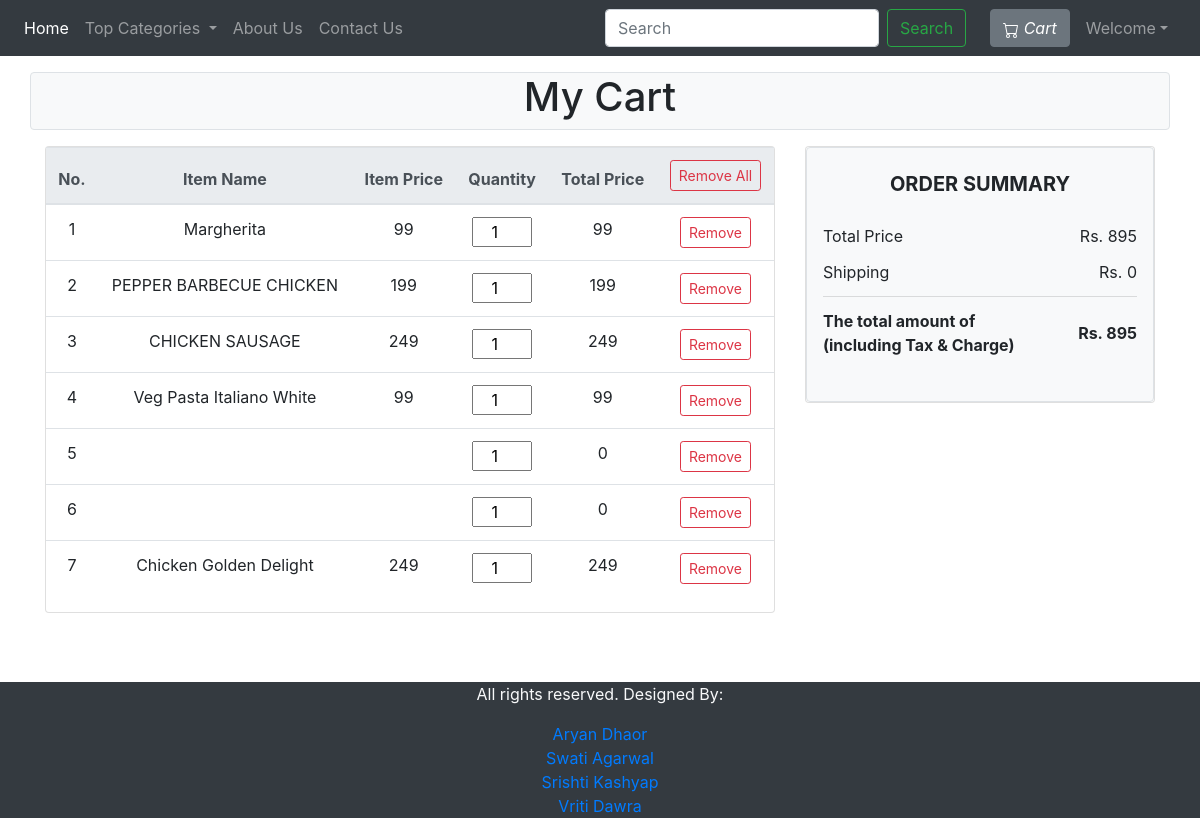
The page /viewCart.php (signed in) on the database its author committed.
### tables this page shows
CREATE TABLE `viewcart` (
  `cartItemId` int(11) NOT NULL,
  `pizzaId` int(11) NOT NULL,
  `itemQuantity` int(100) NOT NULL,
  `userId` int(11) NOT NULL,
  `addedDate` datetime NOT NULL DEFAULT current_timestamp()
);

CREATE TABLE `pizza` (
  `pizzaId` int(12) NOT NULL,
  `pizzaName` varchar(255) NOT NULL,
  `pizzaPrice` int(12) NOT NULL,
  `pizzaDesc` text NOT NULL,
  `pizzaCategorieId` int(12) NOT NULL,
  `pizzaPubDate` datetime NOT NULL DEFAULT current_timestamp()
);

### viewCart.php (the view, shortened to what this page needs)
<!doctype html>
<html lang="en">
<head>
    <link rel="stylesheet" href="https://stackpath.bootstrapcdn.com/bootstrap/4.4.1/css/bootstrap.min.css">
    <link rel="stylesheet" href="https://use.fontawesome.com/releases/v5.8.2/css/all.css">
</head>
<body>
    <?php include 'partials/_dbconnect.php';?>
    <?php require 'partials/_nav.php' ?>
    <?php
    if($loggedin){
     ?>
    <div class="container" id="cont">
        <div class="row">
            <div class="col-lg-12 text-center border rounded bg-light my-3">
                <h1>My Cart</h1>
            </div>
            <div class="col-lg-8">
                <div class="card wish-list mb-3">
                    <table class="table text-center">
                        <thead class="thead-light">
                            <tr>
                                <th scope="col">No.</th>
                                <th scope="col">Item Name</th>
                                <th scope="col">Item Price</th>
                                <th scope="col">Quantity</th>
                                <th scope="col">Total Price</th>
                                <th scope="col">
                                    <form action="partials/_manageCart.php" method="POST">
                                        <button name="removeAllItem" class="btn btn-sm btn-outline-danger">Remove All</button>
                                        <input type="hidden" name="userId" value="<?php $userId = $_SESSION['userId']; echo $userId ?>">
                                    </form>
                                </th>
                            </tr>
                        </thead>
                        <tbody>
                        <?php
                                $sql = "SELECT * FROM `viewcart` WHERE `userId`= $userId";
                                $result = mysqli_query($conn, $sql);
                                $counter = 0;
                                $totalPrice = 0;
                                while($row = mysqli_fetch_assoc($result)){
                                    $pizzaId = $row['pizzaId'];
                                    $Quantity = $row['itemQuantity'];
                                    $mysql = "SELECT * FROM `pizza` WHERE pizzaId = $pizzaId";
                                    $myresult = mysqli_query($conn, $mysql);
                                    $myrow = mysqli_fetch_assoc($myresult);
                                    $pizzaName = $myrow['pizzaName'];
                                    $pizzaPrice = $myrow['pizzaPrice'];
                                    $total = $pizzaPrice * $Quantity;
                                    $counter++;
                                    $totalPrice = $totalPrice + $total;
                                    echo '<tr>
                                            <td>' . $counter . '</td>
                                            <td>' . $pizzaName . '</td>
                                            <td>' . $pizzaPrice . '</td>
                                            <td>
                                                <form id="frm' . $pizzaId . '">
                                                    <input type="hidden" name="pizzaId" value="' . $pizzaId . '">
                                                    <input type="number" name="quantity" value="' . $Quantity . '" class="text-center" onchange="updateCart(' . $pizzaId . ')" onkeyup="return false" style="width:60px" min=1 oninput="check(this)" onClick="this.select();">
                                                </form>
                                            </td>
                                            <td>' . $total . '</td>
                                            <td>
                                                <form action="partials/_manageCart.php" method="POST">
                                                    <button name="removeItem" class="btn btn-sm btn-outline-danger">Remove</button>
                                                    <input type="hidden" name="itemId" value="'.$pizzaId. '">
                                                </form>
                                            </td>
                                        </tr>';
                                }
                            ?>
                        </tbody>
                    </table>
                </div>
            </div>
            <div class="col-lg-4">
                <div class="card wish-list mb-3">
                    <div class="pt-4 border bg-light rounded p-3">
                        <h5 class="mb-3 text-uppercase font-weight-bold text-center">Order summary</h5>
                        <ul class="list-group list-group-flush">
                            <li class="list-group-item d-flex justify-content-between align-items-center border-0 px-0 pb-0 bg-light">Total Price<span>Rs. <?php echo $totalPrice ?></span></li>
                            <li class="list-group-item d-flex justify-content-between align-items-center px-0 bg-light">Shipping<span>Rs. 0</span></li>
                            <li class="list-group-item d-flex justify-content-between align-items-center border-0 px-0 mb-3 bg-light">
                                <div>
                                    <strong>The total amount of</strong>
                                    <strong><p class="mb-0">(including Tax & Charge)</p></strong>
                                </div>
                                <span><strong>Rs. <?php echo $totalPrice ?></strong></span>
                            </li>
                        </ul>
                    </div>
                </div>
            </div>
        </div>
    </div>
    <?php
    }
    else {
        echo '<div class="container" style="min-height : 610px;">
        <div class="alert alert-info my-3">
            <font style="font-size:22px"><center> You need to <strong>Login</strong></center></font>
        </div></div>';
    }
    ?>
    <?php require 'partials/_footer.php' ?>
</body>
</html>

### viewCart.php (style rules this page uses)
#cont { min-height : 626px; }

### rows shown on the page
viewcart: pizzaId.pizzaName "Margherita", pizzaId.pizzaPrice "99", quantity "1"
viewcart: pizzaId.pizzaName "PEPPER BARBECUE CHICKEN", pizzaId.pizzaPrice "199", quantity "1"
viewcart: pizzaId.pizzaName "CHICKEN SAUSAGE", pizzaId.pizzaPrice "249", quantity "1"
viewcart: pizzaId.pizzaName "Veg Pasta Italiano White", pizzaId.pizzaPrice "99", quantity "1"
viewcart: quantity "1", itemQuantity "0"
viewcart: quantity "1", itemQuantity "0"
viewcart: pizzaId.pizzaName "Chicken Golden Delight", pizzaId.pizzaPrice "249", quantity "1"

### other values the page prints
$totalPrice "895"
